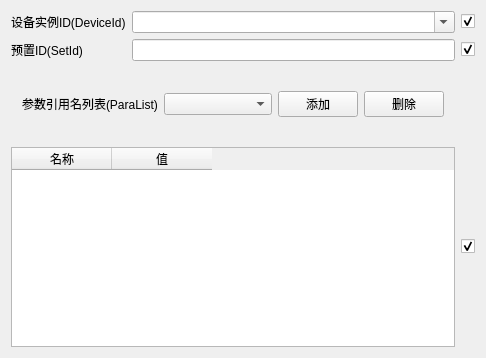
<?xml version="1.0" encoding="UTF-8"?>
<ui version="4.0">
 <class>CTcpEdgeTestDataView_ParaCommon</class>
 <widget class="QWidget" name="CTcpEdgeTestDataView_ParaCommon">
  <property name="geometry">
   <rect>
    <x>0</x>
    <y>0</y>
    <width>486</width>
    <height>358</height>
   </rect>
  </property>
  <property name="windowTitle">
   <string>CTcpEdgeTestDataView_TimeReadReq</string>
  </property>
  <layout class="QGridLayout" name="gridLayout">
   <item row="3" column="0" colspan="2">
    <widget class="QWidget" name="widgetParaList" native="true">
     <layout class="QHBoxLayout" name="horizontalLayout_2">
      <item>
       <widget class="QLabel" name="label_2">
        <property name="text">
         <string>参数引用名列表(ParaList)</string>
        </property>
       </widget>
      </item>
      <item>
       <widget class="QComboBox" name="cbbParaList">
        <property name="sizePolicy">
         <sizepolicy hsizetype="Expanding" vsizetype="Fixed">
          <horstretch>0</horstretch>
          <verstretch>0</verstretch>
         </sizepolicy>
        </property>
       </widget>
      </item>
      <item>
       <widget class="QPushButton" name="btnAdd">
        <property name="text">
         <string>添加</string>
        </property>
        <property name="icon">
         <iconset>
          <normaloff>:/Resources/add.png</normaloff>:/Resources/add.png</iconset>
        </property>
       </widget>
      </item>
      <item>
       <widget class="QPushButton" name="btnDelete">
        <property name="text">
         <string>删除</string>
        </property>
        <property name="icon">
         <iconset>
          <normaloff>:/Resources/delete.png</normaloff>:/Resources/delete.png</iconset>
        </property>
       </widget>
      </item>
     </layout>
    </widget>
   </item>
   <item row="2" column="2">
    <widget class="QCheckBox" name="__SetId__">
     <property name="text">
      <string/>
     </property>
     <property name="checked">
      <bool>true</bool>
     </property>
    </widget>
   </item>
   <item row="4" column="2">
    <widget class="QCheckBox" name="__ParaList__">
     <property name="text">
      <string/>
     </property>
     <property name="checked">
      <bool>true</bool>
     </property>
    </widget>
   </item>
   <item row="1" column="2">
    <widget class="QCheckBox" name="__DeviceId__">
     <property name="text">
      <string/>
     </property>
     <property name="checked">
      <bool>true</bool>
     </property>
    </widget>
   </item>
   <item row="1" column="0">
    <widget class="QLabel" name="label">
     <property name="text">
      <string>设备实例ID(DeviceId)</string>
     </property>
    </widget>
   </item>
   <item row="2" column="1">
    <widget class="QLineEdit" name="_SetId_"/>
   </item>
   <item row="2" column="0">
    <widget class="QLabel" name="label_6">
     <property name="text">
      <string>预置ID(SetId)</string>
     </property>
    </widget>
   </item>
   <item row="4" column="0" colspan="2">
    <widget class="QTableWidget" name="_ParaList_">
     <property name="sizePolicy">
      <sizepolicy hsizetype="Preferred" vsizetype="Preferred">
       <horstretch>0</horstretch>
       <verstretch>0</verstretch>
      </sizepolicy>
     </property>
     <property name="minimumSize">
      <size>
       <width>0</width>
       <height>200</height>
      </size>
     </property>
     <column>
      <property name="text">
       <string>名称</string>
      </property>
     </column>
     <column>
      <property name="text">
       <string>值</string>
      </property>
     </column>
    </widget>
   </item>
   <item row="1" column="1">
    <widget class="QComboBox" name="_DeviceId_">
     <property name="sizePolicy">
      <sizepolicy hsizetype="Expanding" vsizetype="Fixed">
       <horstretch>0</horstretch>
       <verstretch>0</verstretch>
      </sizepolicy>
     </property>
     <property name="editable">
      <bool>true</bool>
     </property>
    </widget>
   </item>
  </layout>
 </widget>
 <layoutdefault spacing="6" margin="11"/>
 <resources>
  <include location="../../../../TcpEdgeServer/TcpEdgeServer.qrc"/>
 </resources>
 <connections/>
</ui>
